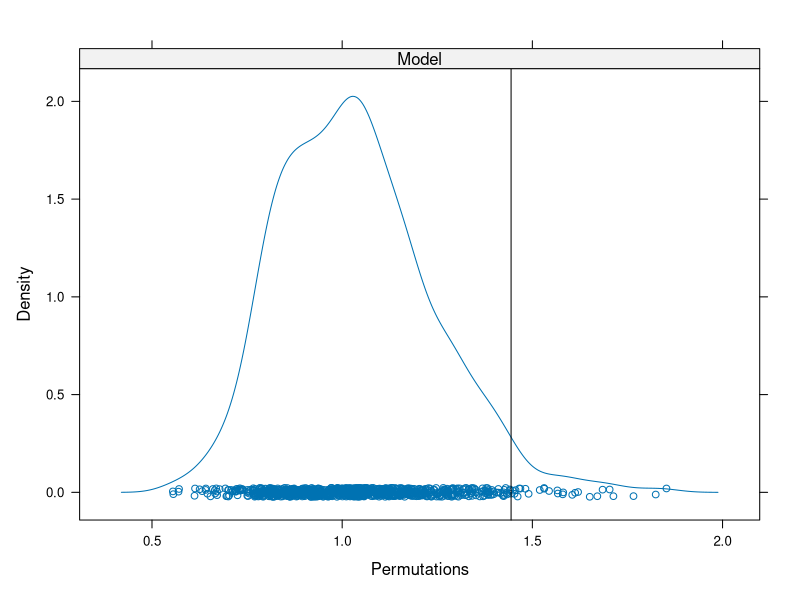

Write the R code that produced this figure. (Note: this script raises an error after producing the figure.)
## ---- chunk 1
options(htmltools.dir.version = FALSE)
knitr::opts_chunk$set(cache = TRUE, dev = 'svg', echo = TRUE, message = FALSE, warning = FALSE,
                      fig.height=6, fig.width = 1.777777*6)
library("vegan")
library("ggplot2")
data(varespec)
data(varechem)

## plot defaults
theme_set(theme_minimal(base_size = 16, base_family = 'Fira Sans'))
## ---- chunk 2
cca1 <- cca(varespec ~ ., data = varechem)
pstat <- permustats(anova(cca1))
summary(pstat)
## ---- chunk 3

## ---- chunk 4
densityplot(pstat)
## ---- chunk 5
set.seed(42)
(perm <- anova(cca1))
## ---- chunk 6
knitr::include_graphics("./resources/cyclic-shifts-figure.png")
## ---- chunk 7
shuffle(10, control = how(within = Within(type = "series")))
## ---- chunk 8
set.seed(4)
h <- how(within = Within(type = "grid",
                         ncol = 3, nrow = 3))
perm <- shuffle(9, control = h)
matrix(perm, ncol = 3)
## ---- chunk 9
knitr::include_graphics("./resources/Toroidal_coord.png")
## ---- chunk 10
knitr::include_graphics("./resources/cyclic-shifts-with-mirror-figure.svg")
## ---- chunk 11
plt <- gl(3, 10)
h <- how(within = Within(type = "series"), plots = Plots(strata = plt))
## ---- chunk 12
args(Within)
args(Plots)
## ---- chunk 13
args(how)
## ---- chunk 14
plt <- gl(3, 10)
h <- how(within = Within(type = "series"),
         plots = Plots(strata = plt))
set.seed(4)
p <- shuffle(30, control = h)
do.call("rbind", split(p, plt)) ## look at perms in context
## ---- chunk 15
plt <- gl(3, 10)
h <- how(within = Within(type = "series", constant = TRUE),
         plots = Plots(strata = plt))
set.seed(4)
p <- shuffle(30, control = h)
do.call("rbind", split(p, plt)) ## look at perms in context
## ---- chunk 16
## load vegan
library("vegan")

## load the data
spp <- read.csv("data/ohraz-spp.csv", header = TRUE, row.names = 1)
env <- read.csv("data/ohraz-env.csv", header = TRUE, row.names = 1)
molinia <- spp[, 1]
spp <- spp[, -1]

## Year as numeric
env <- transform(env, year = as.numeric(as.character(year)))
## ---- chunk 17
c1 <- rda(spp ~ year + year:mowing + year:fertilizer + year:removal + Condition(plotid), data = env)
(h <- how(within = Within(type = "none"), plots = Plots(strata = env$plotid, type = "free")))
## ---- chunk 18
set.seed(42)
anova(c1, permutations = h, model = "reduced")
## ---- chunk 19
set.seed(24)
anova(c1, permutations = h, model = "reduced", by = "axis")
## ---- chunk 20
## load data
crayfish <- head(read.csv("data/crayfish-spp.csv")[, -1], -1)
design <- read.csv("data/crayfish-design.csv", skip = 1)[, -1]

## fixup the names
names(crayfish) <- gsub("\\.", "", names(crayfish))
names(design) <- c("Watershed", "Stream", "Reach", "Run",
                   "Stream.Nested", "ReachNested", "Run.Nested")
## ---- chunk 21
m.pca <- rda(crayfish)
summary(eigenvals(m.pca))
## ---- chunk 22
layout(matrix(1:2, ncol = 2))
biplot(m.pca, type = c("text", "points"), scaling = "species")
set.seed(23)
ev.pca <- envfit(m.pca ~ Watershed, data = design, scaling = "species")
plot(ev.pca, labels = levels(design$Watershed), add = FALSE)
layout(1)
## ---- chunk 23

## ---- chunk 24
m.ws <- rda(crayfish ~ Watershed, data = design)
m.ws
## ---- chunk 25
summary(eigenvals(m.ws, constrained = TRUE))
## ---- chunk 26
set.seed(1)
ctrl <- how(nperm = 499, within = Within(type = "none"),
            plots = with(design, Plots(strata = Stream, type = "free")))
(sig.ws <- anova(m.ws, permutations = ctrl))
## ---- chunk 27
m.str <- rda(crayfish ~ Stream + Condition(Watershed), data = design)
m.str
## ---- chunk 28
summary(eigenvals(m.str, constrained = TRUE))
## ---- chunk 29
set.seed(1)
ctrl <- how(nperm = 499, within = Within(type = "none"),
            plots = with(design, Plots(strata = Reach, type = "free")),
            blocks = with(design, Watershed))
(sig.str <- anova(m.str, permutations = ctrl))
## ---- chunk 30
(m.re <- rda(crayfish ~ Reach + Condition(Stream), data = design))
## ---- chunk 31
set.seed(1)
ctrl <- how(nperm = 499, within = Within(type = "none"),
            plots = with(design, Plots(strata = Run, type = "free")),
            blocks = with(design, Stream))
(sig.re <- anova(m.re, permutations = ctrl))
## ---- chunk 32
(m.run <- rda(crayfish ~ Run + Condition(Reach), data = design))
## ---- chunk 33
set.seed(1)
ctrl <- how(nperm = 499, within = Within(type = "free"),
            blocks = with(design, Reach))
(sig.run <- anova(m.run, permutations = ctrl))
